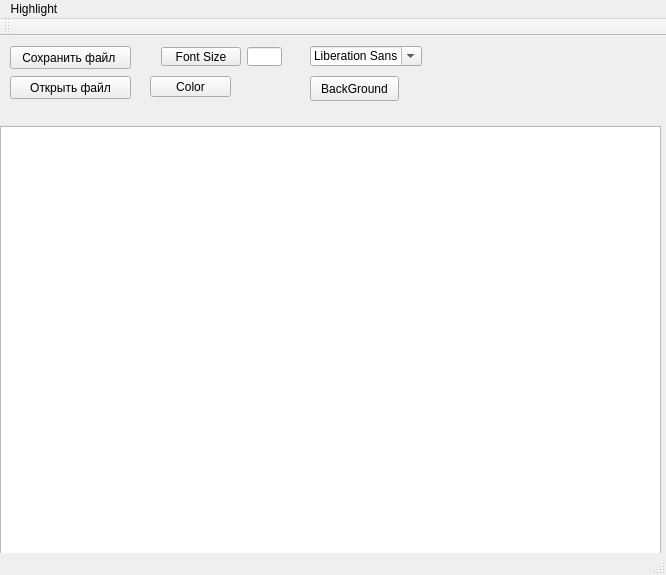
<?xml version="1.0" encoding="UTF-8"?>
<ui version="4.0">
 <class>MainWindow</class>
 <widget class="QMainWindow" name="MainWindow">
  <property name="geometry">
   <rect>
    <x>0</x>
    <y>0</y>
    <width>666</width>
    <height>575</height>
   </rect>
  </property>
  <property name="windowTitle">
   <string>MainWindow</string>
  </property>
  <widget class="QWidget" name="centralWidget">
   <widget class="QPushButton" name="Save">
    <property name="geometry">
     <rect>
      <x>10</x>
      <y>10</y>
      <width>121</width>
      <height>23</height>
     </rect>
    </property>
    <property name="text">
     <string>Сохранить файл </string>
    </property>
   </widget>
   <widget class="QPushButton" name="Open">
    <property name="geometry">
     <rect>
      <x>10</x>
      <y>40</y>
      <width>121</width>
      <height>23</height>
     </rect>
    </property>
    <property name="text">
     <string>Открыть файл</string>
    </property>
   </widget>
   <widget class="QFontComboBox" name="fontComboBox">
    <property name="geometry">
     <rect>
      <x>310</x>
      <y>10</y>
      <width>112</width>
      <height>20</height>
     </rect>
    </property>
   </widget>
   <widget class="QTextEdit" name="TextEdit">
    <property name="geometry">
     <rect>
      <x>0</x>
      <y>90</y>
      <width>661</width>
      <height>441</height>
     </rect>
    </property>
   </widget>
   <widget class="QWidget" name="horizontalLayoutWidget">
    <property name="geometry">
     <rect>
      <x>150</x>
      <y>0</y>
      <width>143</width>
      <height>41</height>
     </rect>
    </property>
    <layout class="QHBoxLayout" name="horizontalLayout">
     <item>
      <widget class="QPushButton" name="Font">
       <property name="text">
        <string>Font Size</string>
       </property>
      </widget>
     </item>
     <item>
      <widget class="QLineEdit" name="lineEdit"/>
     </item>
    </layout>
   </widget>
   <widget class="QPushButton" name="Color">
    <property name="geometry">
     <rect>
      <x>150</x>
      <y>40</y>
      <width>81</width>
      <height>21</height>
     </rect>
    </property>
    <property name="text">
     <string>Color</string>
    </property>
   </widget>
   <widget class="QPushButton" name="backGround">
    <property name="geometry">
     <rect>
      <x>310</x>
      <y>40</y>
      <width>89</width>
      <height>25</height>
     </rect>
    </property>
    <property name="text">
     <string>BackGround</string>
    </property>
   </widget>
  </widget>
  <widget class="QMenuBar" name="menuBar">
   <property name="geometry">
    <rect>
     <x>0</x>
     <y>0</y>
     <width>666</width>
     <height>22</height>
    </rect>
   </property>
   <widget class="QMenu" name="menuHighlight">
    <property name="title">
     <string>Highlight</string>
    </property>
    <addaction name="actionC"/>
   </widget>
   <addaction name="menuHighlight"/>
  </widget>
  <widget class="QToolBar" name="mainToolBar">
   <attribute name="toolBarArea">
    <enum>TopToolBarArea</enum>
   </attribute>
   <attribute name="toolBarBreak">
    <bool>false</bool>
   </attribute>
  </widget>
  <widget class="QStatusBar" name="statusBar"/>
  <action name="actionC">
   <property name="text">
    <string>C++</string>
   </property>
  </action>
 </widget>
 <layoutdefault spacing="6" margin="11"/>
 <resources/>
 <connections/>
</ui>
